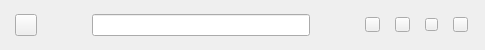
    <widget class="QWidget" name="header" native="true">
     <property name="sizePolicy">
      <sizepolicy hsizetype="Preferred" vsizetype="Fixed">
       <horstretch>0</horstretch>
       <verstretch>0</verstretch>
      </sizepolicy>
     </property>
     <property name="minimumSize">
      <size>
       <width>0</width>
       <height>50</height>
      </size>
     </property>
     <property name="maximumSize">
      <size>
       <width>16777215</width>
       <height>50</height>
      </size>
     </property>
     <layout class="QHBoxLayout" name="horizontalLayout">
      <property name="spacing">
       <number>15</number>
      </property>
      <property name="leftMargin">
       <number>15</number>
      </property>
      <property name="topMargin">
       <number>0</number>
      </property>
      <property name="rightMargin">
       <number>17</number>
      </property>
      <property name="bottomMargin">
       <number>0</number>
      </property>
      <item>
       <widget class="QPushButton" name="btn_icon">
        <property name="sizePolicy">
         <sizepolicy hsizetype="Fixed" vsizetype="Fixed">
          <horstretch>0</horstretch>
          <verstretch>0</verstretch>
         </sizepolicy>
        </property>
        <property name="minimumSize">
         <size>
          <width>22</width>
          <height>22</height>
         </size>
        </property>
        <property name="maximumSize">
         <size>
          <width>22</width>
          <height>22</height>
         </size>
        </property>
        <property name="text">
         <string/>
        </property>
       </widget>
      </item>
      <item>
       <spacer name="horizontalSpacer">
        <property name="orientation">
         <enum>Qt::Horizontal</enum>
        </property>
        <property name="sizeType">
         <enum>QSizePolicy::Fixed</enum>
        </property>
        <property name="sizeHint" stdset="0">
         <size>
          <width>40</width>
          <height>20</height>
         </size>
        </property>
       </spacer>
      </item>
      <item>
       <widget class="QLineEdit" name="le_search">
        <property name="sizePolicy">
         <sizepolicy hsizetype="Fixed" vsizetype="Fixed">
          <horstretch>0</horstretch>
          <verstretch>0</verstretch>
         </sizepolicy>
        </property>
        <property name="minimumSize">
         <size>
          <width>218</width>
          <height>22</height>
         </size>
        </property>
        <property name="maximumSize">
         <size>
          <width>218</width>
          <height>22</height>
         </size>
        </property>
       </widget>
      </item>
      <item>
       <spacer name="horizontalSpacer_12">
        <property name="orientation">
         <enum>Qt::Horizontal</enum>
        </property>
        <property name="sizeHint" stdset="0">
         <size>
          <width>40</width>
          <height>20</height>
         </size>
        </property>
       </spacer>
      </item>
      <item>
       <widget class="QPushButton" name="btn_set">
        <property name="sizePolicy">
         <sizepolicy hsizetype="Fixed" vsizetype="Fixed">
          <horstretch>0</horstretch>
          <verstretch>0</verstretch>
         </sizepolicy>
        </property>
        <property name="minimumSize">
         <size>
          <width>15</width>
          <height>15</height>
         </size>
        </property>
        <property name="maximumSize">
         <size>
          <width>15</width>
          <height>15</height>
         </size>
        </property>
        <property name="text">
         <string/>
        </property>
       </widget>
      </item>
      <item>
       <widget class="QPushButton" name="btn_window_min">
        <property name="sizePolicy">
         <sizepolicy hsizetype="Fixed" vsizetype="Fixed">
          <horstretch>0</horstretch>
          <verstretch>0</verstretch>
         </sizepolicy>
        </property>
        <property name="minimumSize">
         <size>
          <width>15</width>
          <height>15</height>
         </size>
        </property>
        <property name="maximumSize">
         <size>
          <width>15</width>
          <height>15</height>
         </size>
        </property>
        <property name="text">
         <string/>
        </property>
       </widget>
      </item>
      <item>
       <widget class="QPushButton" name="btn_window_max">
        <property name="sizePolicy">
         <sizepolicy hsizetype="Fixed" vsizetype="Fixed">
          <horstretch>0</horstretch>
          <verstretch>0</verstretch>
         </sizepolicy>
        </property>
        <property name="minimumSize">
         <size>
          <width>13</width>
          <height>13</height>
         </size>
        </property>
        <property name="maximumSize">
         <size>
          <width>13</width>
          <height>13</height>
         </size>
        </property>
        <property name="text">
         <string/>
        </property>
       </widget>
      </item>
      <item>
       <widget class="QPushButton" name="btn_window_close">
        <property name="sizePolicy">
         <sizepolicy hsizetype="Fixed" vsizetype="Fixed">
          <horstretch>0</horstretch>
          <verstretch>0</verstretch>
         </sizepolicy>
        </property>
        <property name="minimumSize">
         <size>
          <width>15</width>
          <height>15</height>
         </size>
        </property>
        <property name="maximumSize">
         <size>
          <width>15</width>
          <height>15</height>
         </size>
        </property>
        <property name="text">
         <string/>
        </property>
       </widget>
      </item>
     </layout>
    </widget>
